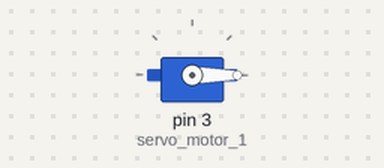
Recording of a sketch running on a simulated Arduino Uno, built with avr-gcc and run on an emulated ATmega328P. Parts: servo.

Above: at 0.05 s.
At 1.9 s:
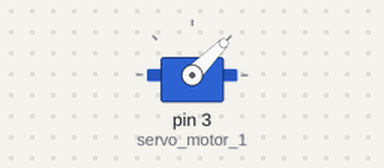
At 3.75 s:
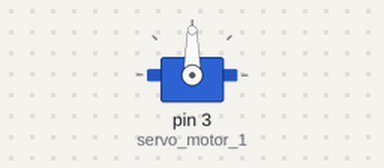
At 7.5 s:
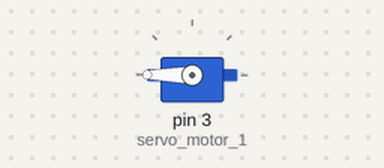
Timing chart, 0 to 9.8 s (numbered marks = the images above):
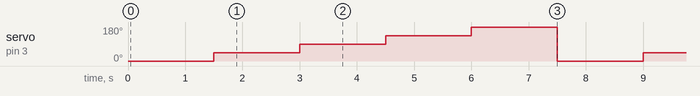

The sketch:

basic-servo-motor-project.ino
```cpp
#include <Servo.h>
Servo servo_motor_1;

void setup() {
  servo_motor_1.attach(3);
}

void loop() {
    servo_motor_1.write(0);
    delay(1500);
    servo_motor_1.write(45);
    delay(1500);
    servo_motor_1.write(90);
    delay(1500);
    servo_motor_1.write(135);
    delay(1500);
    servo_motor_1.write(180);
    delay(1500);
}
```

Measured:
- by itself, servo on pin 3 (servo_motor_1): repeats every 7.5 s: 90° 1.5 s, 135° 1.5 s, 180° 1.5 s, 0° 1.5 s, 45° 1.5 s
